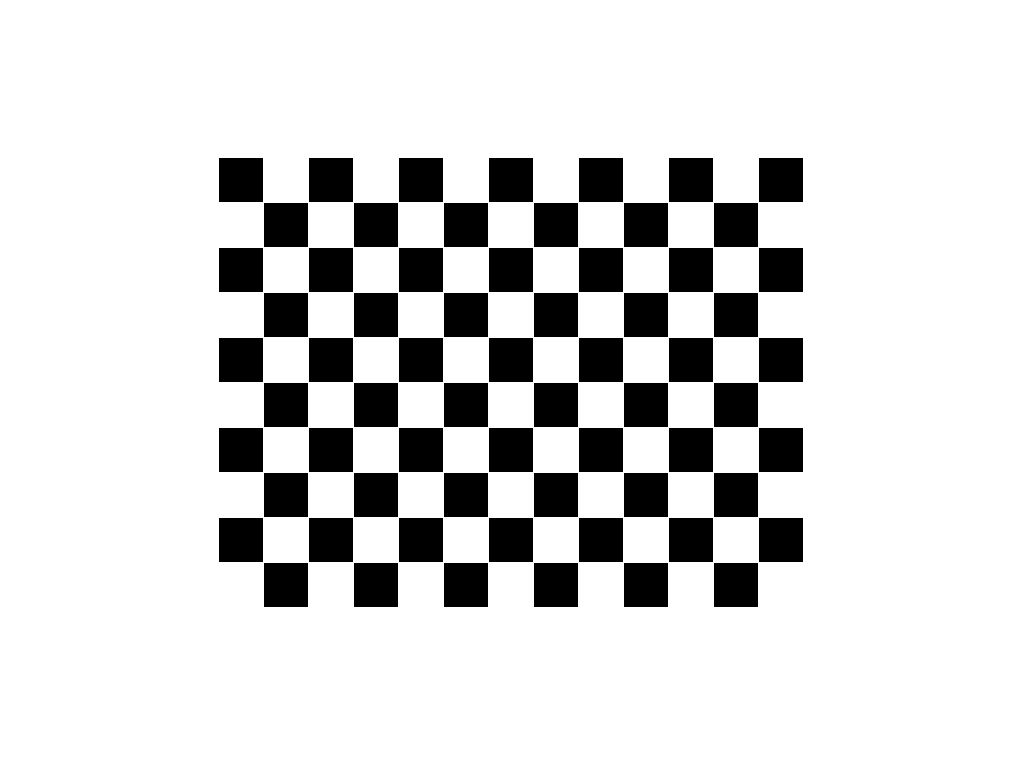
//> input picture capter8/ex8.3.8/ex8.3.8/3.jpg, 1024 x 768 px
$ ./main   (built with g++ and OpenCV 4)
//> lines starting //> are read from the running program, lines starting //| are printed output that depends on the picture; after the words box and inside, x2 and y2 are one past the last pixel; in counts of white or black regions, pixels touching at a corner belong together
#include <opencv2/opencv.hpp>
using namespace cv;

#define WINDOW_NAME1 "SRC"
#define WINDOW_NAME2 "DST"

Mat g_srcImage;
Mat g_grayImage;
int g_nThresh = 50;
int g_nMaxThresh = 255;
RNG g_rng(12345);

void on_ContoursChange(int, void*);

int main()
{
	g_srcImage = imread("3.jpg");
//> g_srcImage is the input picture: 768 rows x 1024 cols, CV_8UC3; min 0, max 255, mean 214.2
	//g_srcImage = imread("gray.bmp");

	cvtColor(g_srcImage, g_grayImage, COLOR_RGB2GRAY);
	blur(g_grayImage, g_grayImage, Size(3,3));
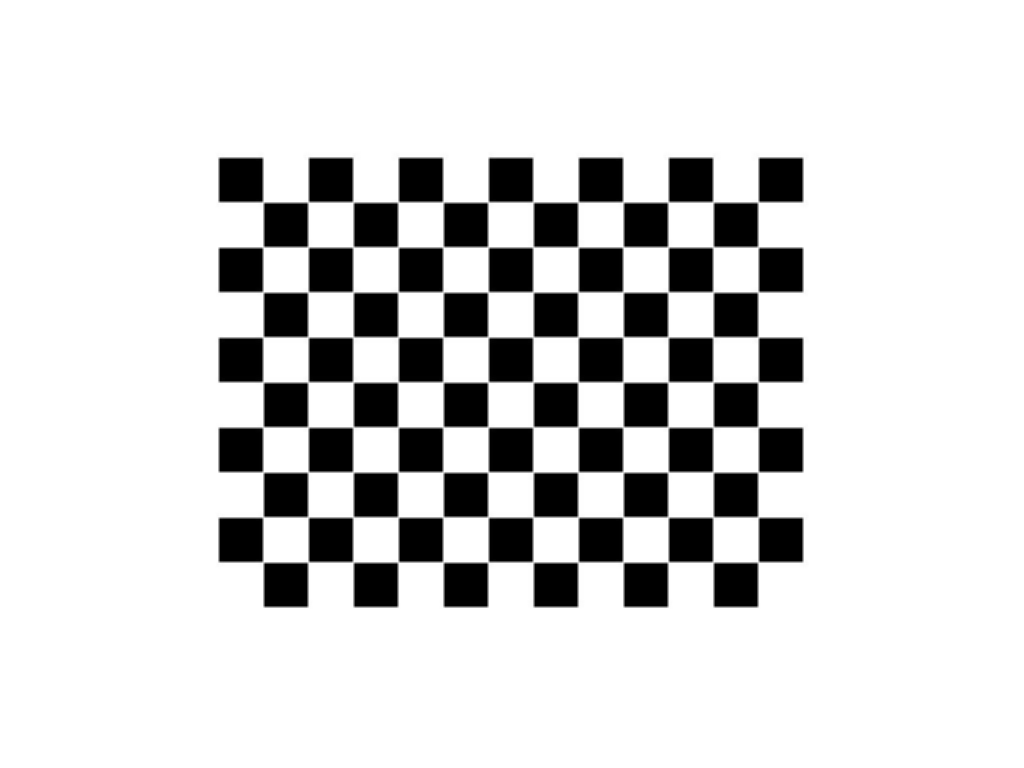
//> g_grayImage: 768 rows x 1024 cols, CV_8UC1; min 0, max 255, mean 214.2

	namedWindow(WINDOW_NAME1, WINDOW_AUTOSIZE);
	imshow(WINDOW_NAME1, g_srcImage);

	createTrackbar("阈值", WINDOW_NAME1, &g_nThresh, g_nMaxThresh,
		on_ContoursChange);

	on_ContoursChange(0, 0);

	waitKey(0);
	return 0;
}

void on_ContoursChange(int, void*)
{
	Mat threshold_output;
	vector<vector<Point>> contours;
	vector<Vec4i> hierarchy;

	//把图像二值化
	threshold(g_grayImage, threshold_output, g_nThresh, 255,
		THRESH_BINARY);
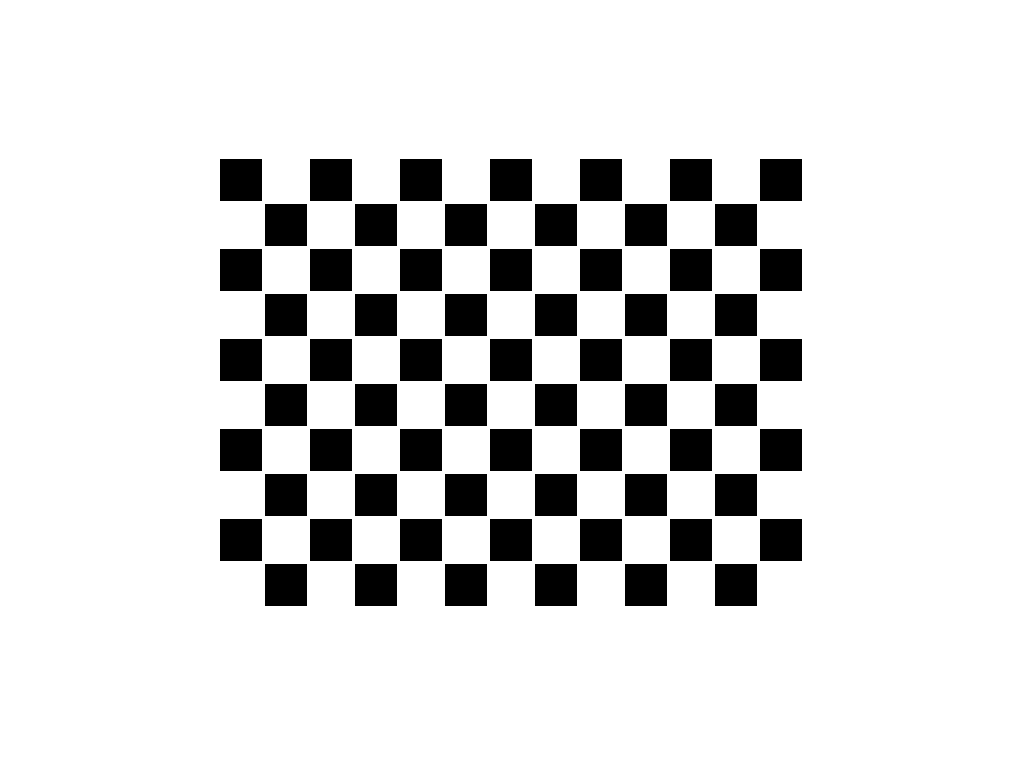
//> threshold_output: 768 rows x 1024 cols, CV_8UC1; 85.4% white; 65 black regions

	Mat midImage = g_grayImage.clone();

	//寻找图像轮廓
	findContours(threshold_output, contours, hierarchy, RETR_TREE,
		CV_CHAIN_APPROX_SIMPLE, Point(0, 0));
//> contours = 66 contours; largest, box (x1, y1, x2, y2) and area: (0, 0, 1024, 768) 784641, (714, 563, 758, 607) 1847, (624, 563, 668, 607) 1847, (534, 563, 578, 607) 1847, (444, 563, 488, 607) 1847

	vector<vector<Point>> contours_poly(contours.size());
//> contours_poly = 66 empty contours
	vector<Rect> boundRect(contours.size());
	vector<Point2f>center(contours.size());
	vector<float>radius(contours.size());

	for(unsigned int i=0; i < contours.size(); i++)
	{
		approxPolyDP(Mat(contours[i]), contours_poly[i], 3, true);			//多边形曲线逼近
		boundRect[i] = boundingRect(Mat(contours_poly[i]));					//矩形边界
		minEnclosingCircle(contours_poly[i], center[i], radius[i]);			//圆形边界
	}
//> this loop made 66 passes
//> after the loop, contours_poly = 66 contours; largest, box (x1, y1, x2, y2) and area: (0, 0, 1024, 768) 784641, (714, 563, 758, 607) 1765, (624, 563, 668, 607) 1765, (534, 563, 578, 607) 1765, (444, 563, 488, 607) 1765; boundRect = 66 Rects (x, y, width, height), first 8: [0, 0, 1024, 768], [714, 563, 44, 44], [624, 563, 44, 44], [534, 563, 44, 44], [444, 563, 44, 44], [354, 563, 44, 44], [264, 563, 44, 44], [759, 518, 44, 44]; center = 66 Points (x, y), first 12: [511.5, 383.5], [735.5, 584.5], [645.5, 584.5], [555.5, 584.5], [465.5, 584.5], [375.5, 584.5], [285.5, 584.5], [780.5, 539.5], [690.5, 539.5], [600.5, 539.5], [510.5, 539.5], [420.5, 539.5]; radius = 66 values, max 639.3 at index 0, min 29.71 at index 1, mean 38.94

	for(unsigned int i = 0; i < contours.size(); i++)
	{
		Scalar color = Scalar(g_rng.uniform(0, 255), g_rng.uniform(0, 255),
			g_rng.uniform(0, 255));

		drawContours(threshold_output, contours_poly, i,	color, 1, 8,	//轮廓绘制
			vector<Vec4i>(), 0, Point());
		rectangle(threshold_output, boundRect[i].tl(), boundRect[i].br(),	//矩形边界绘制
			color, 2, 8, 0);
		circle(threshold_output, center[i], (int)radius[i], color, 2, 8, 0);//圆形边界
	}
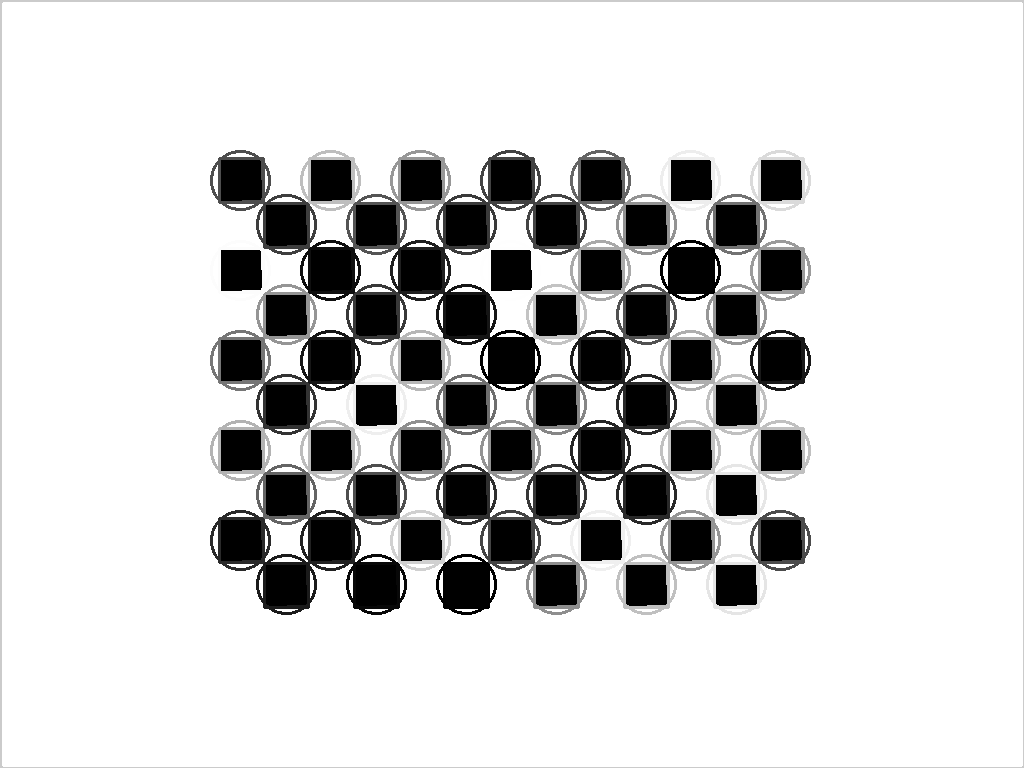
//> threshold_output: 768 rows x 1024 cols, CV_8UC1; 8.87% of pixels changed, all inside (x1, y1, x2, y2) = (0, 0, 1024, 768)

	namedWindow(WINDOW_NAME2, WINDOW_AUTOSIZE);
	imshow(WINDOW_NAME2, threshold_output);
}

$ run again, with capter8/ex8.3.8/ex8.3.8/1.jpg copied over capter8/ex8.3.8/ex8.3.8/3.jpg
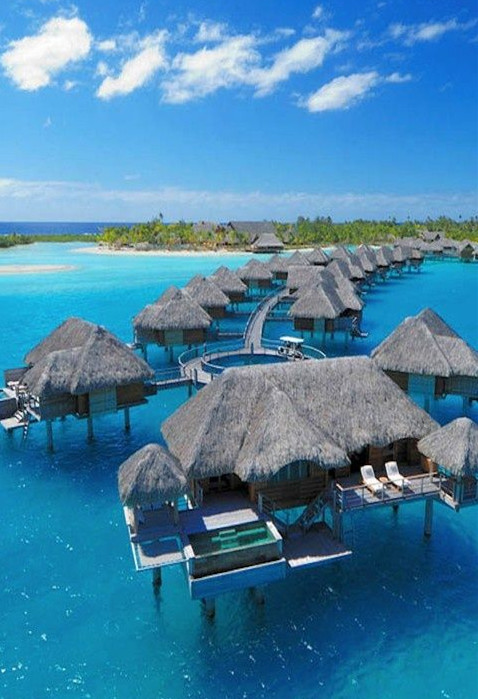
//> input picture capter8/ex8.3.8/ex8.3.8/1.jpg, 478 x 699 px
//> g_srcImage is the input picture: 699 rows x 478 cols, CV_8UC3; mean B, G, R 166.1, 131, 70.6
//> in on_ContoursChange, `threshold(g_grayImage, threshold_output, g_nThresh, 255, THRESH_BINARY);`:
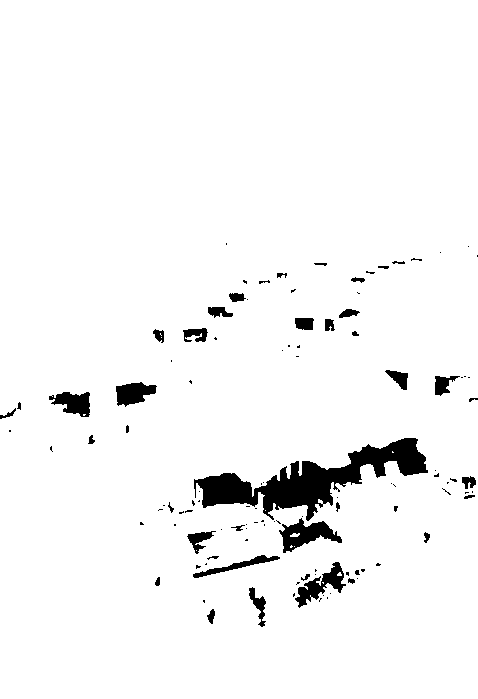
//> threshold_output: 699 rows x 478 cols, CV_8UC1; 96% white; 112 black regions (72 under 20 px)
//> contours = 133 contours, 87 with area under 20; largest, box (x1, y1, x2, y2) and area: (0, 0, 478, 699) 332844, (193, 437, 429, 522) 6926, (278, 517, 343, 554) 1140, (294, 561, 347, 609) 944, (48, 391, 91, 418) 715
//> in on_ContoursChange, `vector<vector<Point>> contours_poly(contours.size());`: contours_poly = 133 empty contours
//> the loop in on_ContoursChange, `for(unsigned int i=0; i < contours.size(); i++)` made 133 passes
//> after the loop in on_ContoursChange, `for(unsigned int i=0; i < contours.size(); i++)`: contours_poly = 133 contours, 103 with area under 20; largest, box (x1, y1, x2, y2) and area: (0, 0, 478, 699) 332850, (194, 437, 429, 522) 6816, (278, 517, 343, 554) 1054, (294, 561, 347, 609) 872, (116, 381, 158, 408) 729; boundRect = 133 Rects (x, y, width, height), first 8: [0, 0, 478, 699], [206, 608, 8, 17], [318, 600, 1, 1], [202, 600, 4, 3], [319, 598, 4, 2], [326, 597, 1, 1], [322, 595, 1, 1], [329, 593, 1, 1]; center = 133 Points (x, y), first 12: [238.5, 349], [212, 616], [318, 600], [203.5, 601], [320.5, 598.5], [326, 597], [322, 595], [329, 593], [293.5, 594.5], [257, 606.5], [295, 584], [298, 582.5]; radius = 133 values, max 422.7 at index 0, min 0.0001 at index 2, mean 8.12
//> the loop in on_ContoursChange, `for(unsigned int i = 0; i < contours.size(); i++)` made 133 passes
//> after the loop in on_ContoursChange, `for(unsigned int i = 0; i < contours.size(); i++)`:
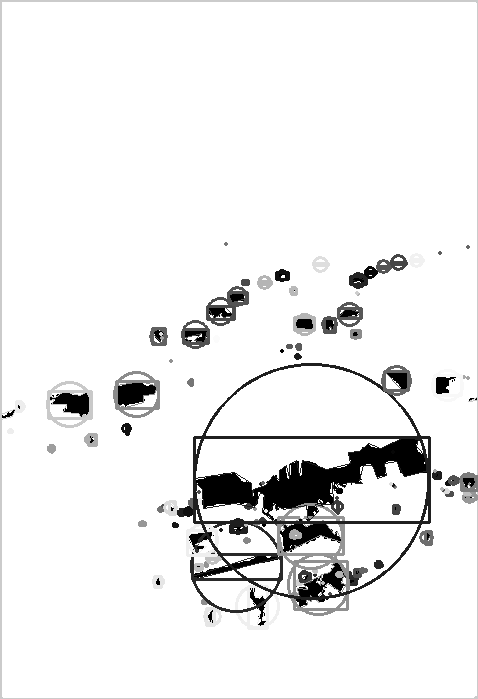
//> threshold_output: 699 rows x 478 cols, CV_8UC1; 6.88% of pixels changed, all inside (x1, y1, x2, y2) = (0, 0, 478, 699)
